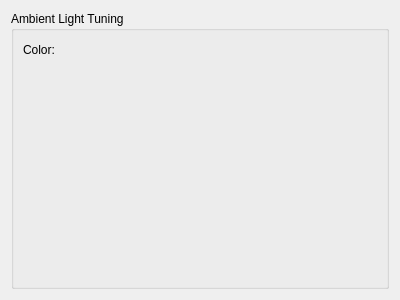
<?xml version="1.0" encoding="UTF-8"?>
<ui version="4.0">
 <class>AmbientLightTuner</class>
 <widget class="QWidget" name="AmbientLightTuner">
  <property name="geometry">
   <rect>
    <x>0</x>
    <y>0</y>
    <width>400</width>
    <height>300</height>
   </rect>
  </property>
  <property name="windowTitle">
   <string>Form</string>
  </property>
  <layout class="QVBoxLayout" name="verticalLayout">
   <item>
    <widget class="QGroupBox" name="groupBox">
     <property name="title">
      <string>Ambient Light Tuning</string>
     </property>
     <layout class="QVBoxLayout" name="verticalLayout_2">
      <item>
       <layout class="QHBoxLayout" name="horizontalLayout">
        <item>
         <widget class="QLabel" name="label">
          <property name="text">
           <string>Color:</string>
          </property>
         </widget>
        </item>
        <item>
         <widget class="ColorTuner" name="tuner_color" native="true">
          <property name="sizePolicy">
           <sizepolicy hsizetype="Fixed" vsizetype="Fixed">
            <horstretch>0</horstretch>
            <verstretch>0</verstretch>
           </sizepolicy>
          </property>
          <property name="minimumSize">
           <size>
            <width>50</width>
            <height>0</height>
           </size>
          </property>
          <property name="maximumSize">
           <size>
            <width>50</width>
            <height>25</height>
           </size>
          </property>
         </widget>
        </item>
        <item>
         <spacer name="horizontalSpacer">
          <property name="orientation">
           <enum>Qt::Horizontal</enum>
          </property>
          <property name="sizeHint" stdset="0">
           <size>
            <width>40</width>
            <height>20</height>
           </size>
          </property>
         </spacer>
        </item>
       </layout>
      </item>
      <item>
       <spacer name="verticalSpacer">
        <property name="orientation">
         <enum>Qt::Vertical</enum>
        </property>
        <property name="sizeHint" stdset="0">
         <size>
          <width>20</width>
          <height>216</height>
         </size>
        </property>
       </spacer>
      </item>
     </layout>
    </widget>
   </item>
  </layout>
 </widget>
 <customwidgets>
  <customwidget>
   <class>ColorTuner</class>
   <extends>QWidget</extends>
   <header>colortuner.h</header>
   <container>1</container>
  </customwidget>
 </customwidgets>
 <resources/>
 <connections/>
</ui>
